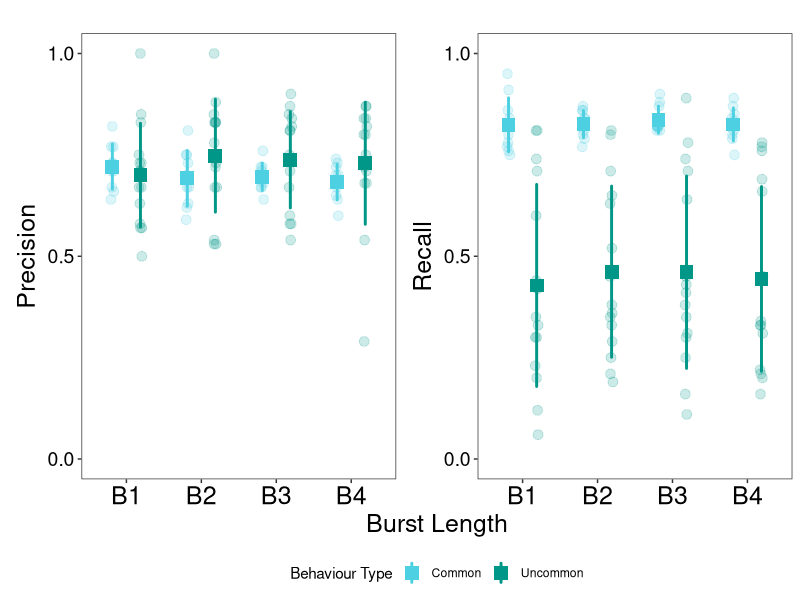
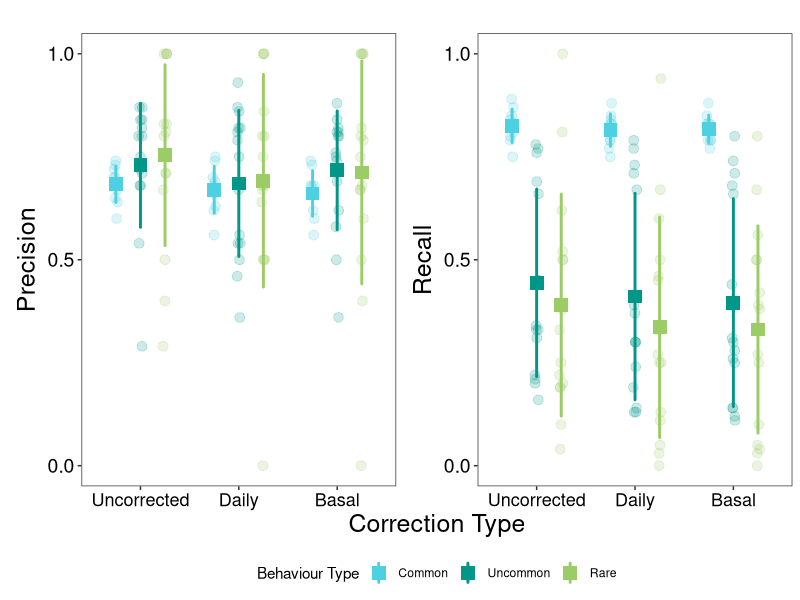
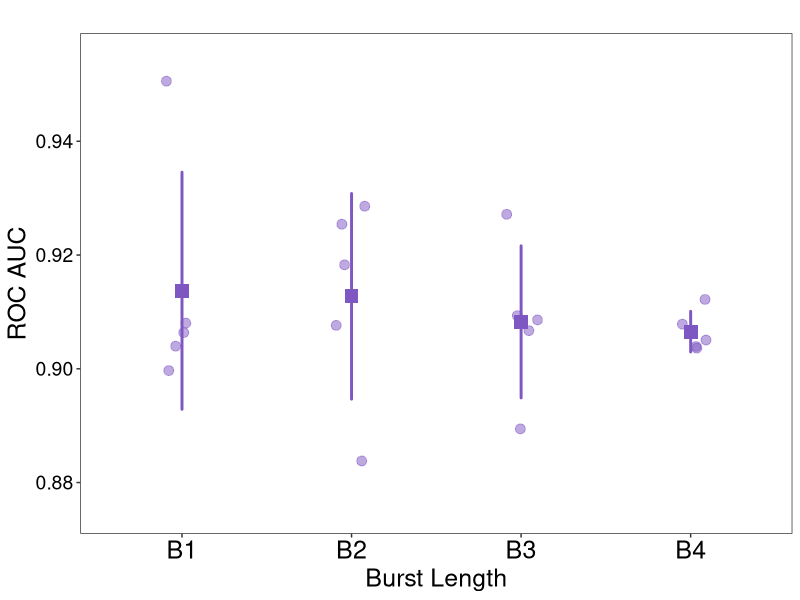
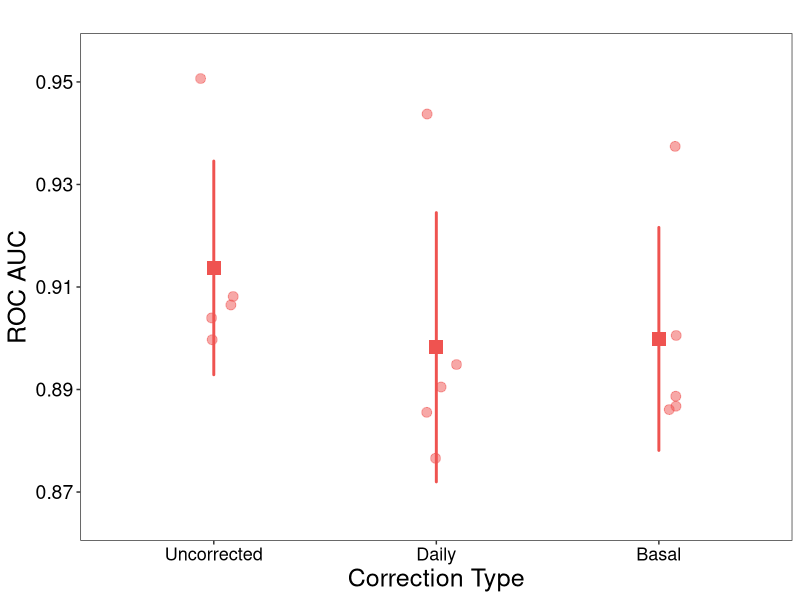
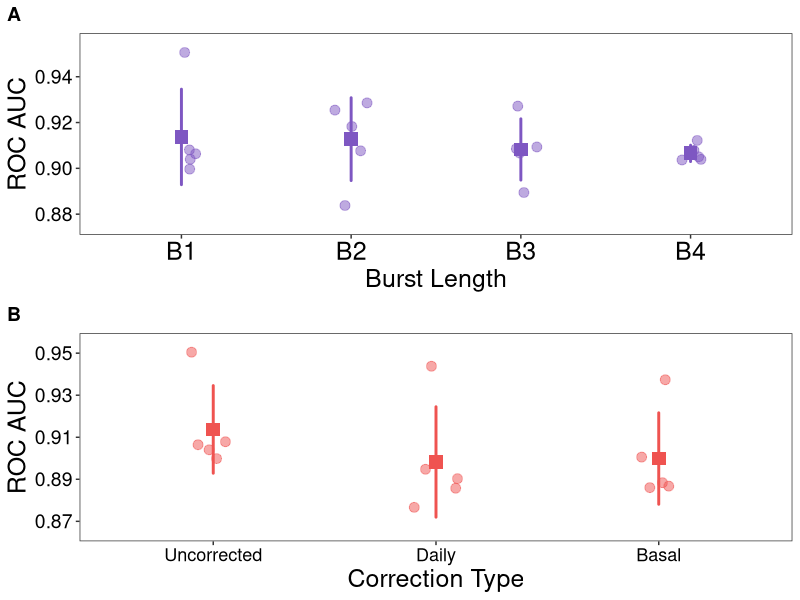
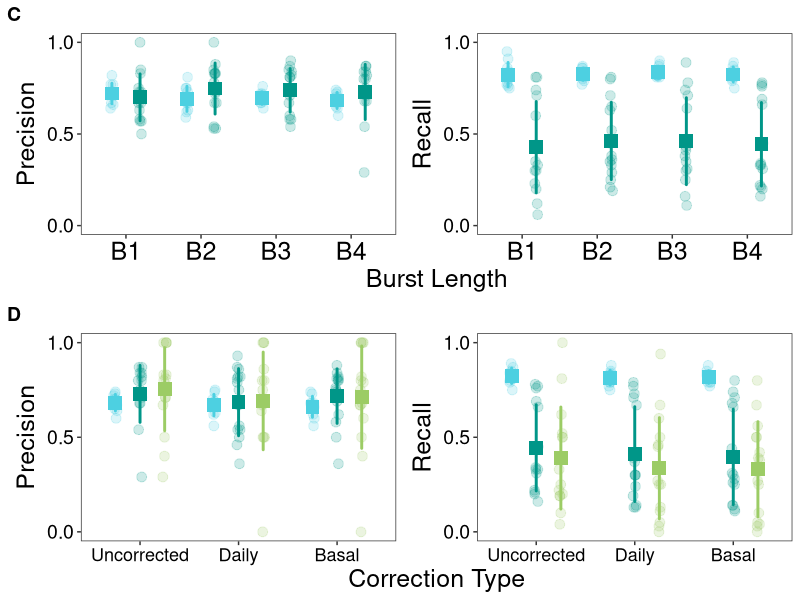
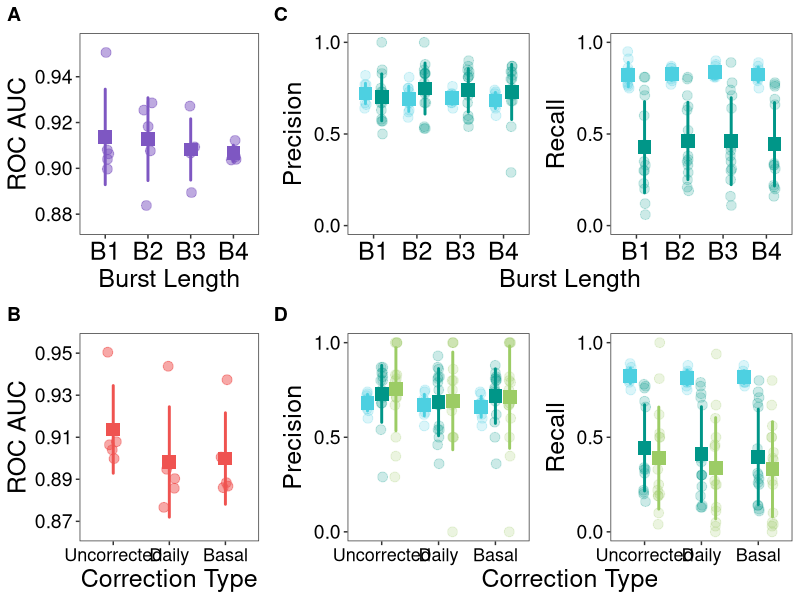
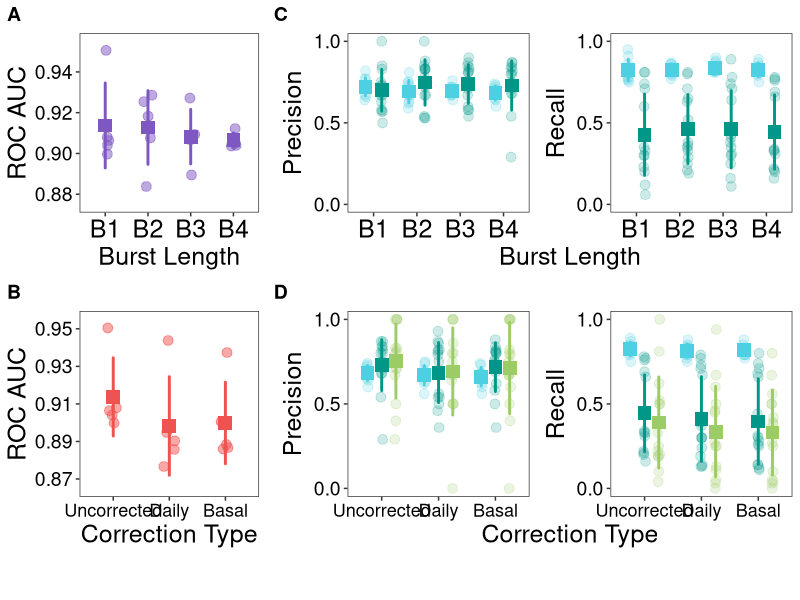

Write R code to recreate these figures, in order.
# We will make plots for the publication figure 2 which will contain results for experiment 1 and 2

library(tidyverse)
library(cowplot)

# Fixed seed so the jittered fold points are placed the same way in every run
set.seed(42)

# Mean +/- 1 SD across folds for stat_summary (same summary as Figs. 3 and 5;
# written out so it does not need the Hmisc package that mean_sdl requires)
mean_sd <- function(x) {
    data.frame(y = mean(x), ymin = mean(x) - sd(x), ymax = mean(x) + sd(x))
}

# Load data ----
beh_colors <- c(
    "Resting" = "#D32F2F",
    "Eating" = "#BA68C8",
    "Walking" = "#827717",
    "Grooming actor" = "#D81B60",
    "Grooming receiver" = "#512DA8",
    "Sleeping" = "#42A5F5",
    "Self-scratching" = "#64DD17",
    "Running" = "#FF6F00"
)
## Global metric comparisons ----
# Metric values (Exp 1 and 2 compare burst lengths and corrections for RF)
model_metrics <- read.csv(
    "./data/output/comparison_behaviour/behaviour_features_ml_metrics.csv"
) %>%
    filter(model == "RF") %>%
    mutate(
        burst = factor(
            burst,
            levels = c("Burst_1", "Burst_2","Burst_3", "Burst_4")
        ),
        correction_type = case_when(
            correction_type == "uncorrected" ~ "Unc",
            correction_type == "rotdaily" ~ "Daily",
            correction_type == "rotbasal" ~ "Basal",
        ),
        correction_type = factor(
            correction_type,
            levels = c("Unc", "Daily", "Basal")
        )
    ) %>%
    select(model, burst, correction_type, fold, accuracy, roc_auc) %>%
    pivot_longer(
        cols = c(accuracy, roc_auc),
        names_to = "metric",
        values_to = "value"
    )

## Behavioural metrics comparison ----
# Order of behaviours
beh_order <- c(
    "Resting", "Eating",
    "Walking", "Grooming actor", "Grooming receiver",
    "Sleeping", "Self-scratching", "Running"
)

# Metric values
beh_metrics <- read.csv(
    "./data/temp/statistical_analysis/exp123_behaviour_classification_precision_recall.csv"
) %>%
    mutate(
        burst = factor(
            burst,
            levels = c("Burst_1", "Burst_2","Burst_3", "Burst_4")
        ),
        correction_type = case_when(
            correction_type == "uncorrected" ~ "Unc",
            correction_type == "rotdaily" ~ "Daily",
            correction_type == "rotbasal" ~ "Basal"
        ),
        correction_type = factor(
            correction_type,
            levels = c("Unc", "Daily", "Basal")
        ),
        model = factor(
            model,
            levels = c(
                "RF", "SVC", "XGB",
                "CatEmbed", "GANDALF",  "TabPFN",
                "LSTM", "TSSeq", "HydraMultiROCKET"
            )
        ),
        beh_rarity = str_to_title(beh_rarity),
        beh_rarity = factor(
            beh_rarity,
            levels = c("Common", "Uncommon", "Rare")
        ),
        actual_label = factor(
            actual_label,
            levels = beh_order
        )
    ) %>%
    select(
        model, burst, correction_type, fold,
        beh_rarity, behaviour = actual_label,
        actual_count, recall, precision
    ) %>%
    pivot_longer(
        cols = c(recall, precision),
        names_to = "metric",
        values_to = "value"
    )

# Exp 1 Plots ----
## Global metrics ----
### Data ----
burst_comp_df <- model_metrics %>%
    filter(model == "RF" & correction_type == "Unc")

## Behaviour metrics ----
### Data ----
beh_burst_df <- beh_metrics %>%
    filter(model == "RF" & correction_type == "Unc") %>%
    filter(
        beh_rarity != "Rare"
    )

### Plot ----
beh_burst_plot <- ggplot(
    beh_burst_df,
    aes(
        x = burst, y = value,
        group = beh_rarity
    )
) +
    geom_point(
        aes(color = beh_rarity),
        size = 3, alpha = 0.2,
        position = position_jitterdodge(
            jitter.width = 0.1,
            dodge.width = 0.75
        )
    ) +
    stat_summary(
        aes(color = beh_rarity),
        # color = "black",
        fun.data = mean_sd,
        geom = "pointrange", shape = 15,
        position = position_dodge(width = 0.75),
        linewidth = 1, size = 1, lineend = "round"
    ) +
    scale_y_continuous(
        breaks = seq(0, 1, by = 0.5)
    ) +
    coord_cartesian(ylim = c(0, 1)) +
    scale_x_discrete(
        labels = c("B1", "B2", "B3", "B4")
    ) +
    scale_colour_manual(
        values = c(
            beh_colors, "Common" = "#4DD0E1",
            "Uncommon" = "#009688", "Rare" = "#9CCC65"
        ),
        breaks = c(names(beh_colors), "Common", "Uncommon", "Rare")
    ) +
    facet_wrap(
        ~metric,
        scales = "free_y", strip.position = "left",
        labeller = as_labeller(
            c(
                precision = "Precision",
                recall = "Recall"
            )
        )
    ) +
    labs(
        x = "Burst Length",
        y = "Metric Value",
        color = "Behaviour Type"
    ) +
    theme_bw() +
    theme(
        strip.placement = "outside",
        strip.background = element_blank(),
        legend.position = "bottom",
        legend.direction = "horizontal",
        axis.text = element_text(size = 14, colour = "black"),
        axis.text.x = element_text(size = 18, colour = "black"),
        axis.title = element_text(size = 18, colour = "black"),
        axis.title.y = element_blank(),
        strip.text = element_text(size = 18, colour = "black"),
        panel.grid = element_blank()
    ) +
    labs(
        title = "",
        x = "Burst Length",
    )
beh_burst_plot

# Exp 2 Plots ----
## Global metrics plot ----
### Data ----
# Burst 1, as in the stats (06a) and the model comparison (Fig. 3); the
# behavioural metrics below use Burst 4, which has more rare-behaviour windows
correction_comp_df <- model_metrics %>%
    filter(model == "RF" & burst == "Burst_1")

## Behavioural Metrics Plot ----
### Data ----
beh_correction_df <- beh_metrics %>%
    filter(model == "RF" & burst == "Burst_4")

### Plot ----
beh_correction_plot <- ggplot(
    beh_correction_df,
    aes(
        x = correction_type, y = value,
        group = beh_rarity
    )
) +
    geom_point(
        aes(color = beh_rarity),
        size = 3, alpha = 0.2,
        position = position_jitterdodge(
            jitter.width = 0.1,
            dodge.width = 0.75
        )
    ) +
    stat_summary(
        aes(color = beh_rarity),
        # color = "black",
        fun.data = mean_sd,
        geom = "pointrange", shape = 15,
        position = position_dodge(width = 0.75),
        linewidth = 1, size = 1, lineend = "round"
    ) +
    scale_y_continuous(
        breaks = seq(0, 1, by = 0.5)
    ) +
    coord_cartesian(ylim = c(0, 1)) +
    scale_x_discrete(
        labels = c("Uncorrected", "Daily", "Basal")
    ) +
    scale_colour_manual(
        values = c(
            beh_colors, "Common" = "#4DD0E1",
            "Uncommon" = "#009688", "Rare" = "#9CCC65"
        ),
        breaks = c(names(beh_colors), "Common", "Uncommon", "Rare")
    ) +
    facet_wrap(
        ~metric,
        scales = "free_y", strip.position = "left",
        labeller = as_labeller(
            c(
                precision = "Precision",
                recall = "Recall"
            )
        )
    ) +
    labs(
        x = "Correction Type",
        y = "Metric Value",
        color = "Behaviour Type"
    ) +
    theme_bw() +
    theme(
        strip.placement = "outside",
        strip.background = element_blank(),
        legend.position = "bottom",
        legend.direction = "horizontal",
        axis.text = element_text(size = 14, colour = "black"),
        axis.text.x = element_text(size = 13, colour = "black"),
        axis.title = element_text(size = 18, colour = "black"),
        axis.title.y = element_blank(),
        strip.text = element_text(size = 18, colour = "black"),
        panel.grid = element_blank()
    ) +
    labs(
        title = "",
        x = "Correction Type",
    )
beh_correction_plot

# Combined plot ----
# For the combined plot, we will keep ROC AUC from global metrics and precision and recall from behavioural metrics
# We will create a 2x2 grid with global metrics on left and behavioural metrics on right.
# We need to recreate the plots to remove the facet and get the size of the points and error bars consistent.

# ROC AUC for Exp 1
exp1_global_rocauc_plot <- ggplot(
    burst_comp_df %>% filter(metric == "roc_auc"),
    aes(x = burst, y = value)
) +
    geom_jitter(
        size = 3, width = 0.1, alpha = 0.5,
        color = "#7E57C2"
    ) +
    stat_summary(
        fun.data = mean_sd, shape = 15,
        geom = "pointrange", color = "#7E57C2",
        linewidth = 1, size = 1, lineend = "round"
    ) +
    scale_y_continuous(
        breaks = seq(0.88, 0.94, by = 0.02)
    ) +
    coord_cartesian(ylim = c(0.875, 0.955)) +
    scale_x_discrete(
        labels = c("B1", "B2", "B3", "B4")
    ) +
    labs(
        x = "Burst Length",
        y = "ROC AUC"
    ) +
    theme_bw() +
    theme(
        axis.text = element_text(size = 14, colour = "black"),
        axis.text.x = element_text(size = 18, colour = "black"),
        axis.title = element_text(size = 18, colour = "black"),
        panel.grid = element_blank()
    ) +
    labs(
        title = "",
        x = "Burst Length",
    )
exp1_global_rocauc_plot

# ROC AUC for Exp 2
exp2_global_rocauc_plot <- ggplot(
    correction_comp_df %>% filter(metric == "roc_auc"),
    aes(x = correction_type, y = value)
) +
    geom_jitter(
        size = 3, width = 0.1, alpha = 0.5,
        color = "#EF5350"
    ) +
    stat_summary(
        fun.data = mean_sd, shape = 15,
        geom = "pointrange", color = "#EF5350",
        linewidth = 1, size = 1, lineend = "round"
    ) +
    scale_y_continuous(
        breaks = seq(0.87, 0.95, by = 0.02)
    ) +
    coord_cartesian(ylim = c(0.865, 0.955)) +
    scale_x_discrete(
        labels = c("Uncorrected", "Daily", "Basal")
    ) +
    labs(
        x = "Correction Type",
        y = "ROC AUC"
    ) +
    theme_bw() +
    theme(
        axis.text = element_text(size = 14, colour = "black"),
        axis.text.x = element_text(size = 13, colour = "black"),
        axis.title = element_text(size = 18, colour = "black"),
        panel.grid = element_blank()
    ) +
    labs(
        title = "",
        x = "Correction Type",
    )
exp2_global_rocauc_plot

# Plot combined
# Left
p2_left <- plot_grid(
    exp1_global_rocauc_plot,
    exp2_global_rocauc_plot,
    ncol = 1, labels = c("A", "B"),
    align = "v", axis = "lr"
)
p2_left

# Right
p2_right <- plot_grid(
    beh_burst_plot +
        theme(legend.position = "none"),
    beh_correction_plot +
        theme(legend.position = "none"),
    ncol = 1, labels = c("C", "D"),
    align = "v", axis = "lr"
)
p2_right

# Combine left and right
p2_combined <- plot_grid(
    p2_left, p2_right,
    ncol = 2, rel_widths = c(1, 2),
    align = "vh", axis = "tblr"
)
p2_combined

# Get legend of behavioural rarity
legend_beh_rarity <- get_legend(
    beh_correction_plot +
        theme(
            legend.position = "bottom",
            legend.direction = "horizontal",
            legend.title = element_text(size = 18),
            legend.text = element_text(size = 14)
        )
)

# Combine legend row
p2_legend <- plot_grid(
    NULL, legend_beh_rarity,
    nrow = 1, rel_widths = c(1, 2)
)
p2_legend

# Final combined plot with legend
p2_final <- plot_grid(
    p2_combined,
    p2_legend,
    ncol = 1, rel_heights = c(1, 0.08)
) +
    theme(
        plot.background = element_rect(fill = "white", color = NA)
    )
p2_final
ggsave(
    "./plots/fig2_exp12_model_behaviour_metrics_combined.png",
    plot = p2_final,
    width = 12, height = 7.2, dpi = 300
)
ggsave(
    "./plots/fig2_exp12_model_behaviour_metrics_combined.pdf",
    plot = p2_final,
    device = cairo_pdf,
    width = 15,
    height = 9,
    units = "in",
    dpi = 1000,
    fallback_resolution = 1000
)
